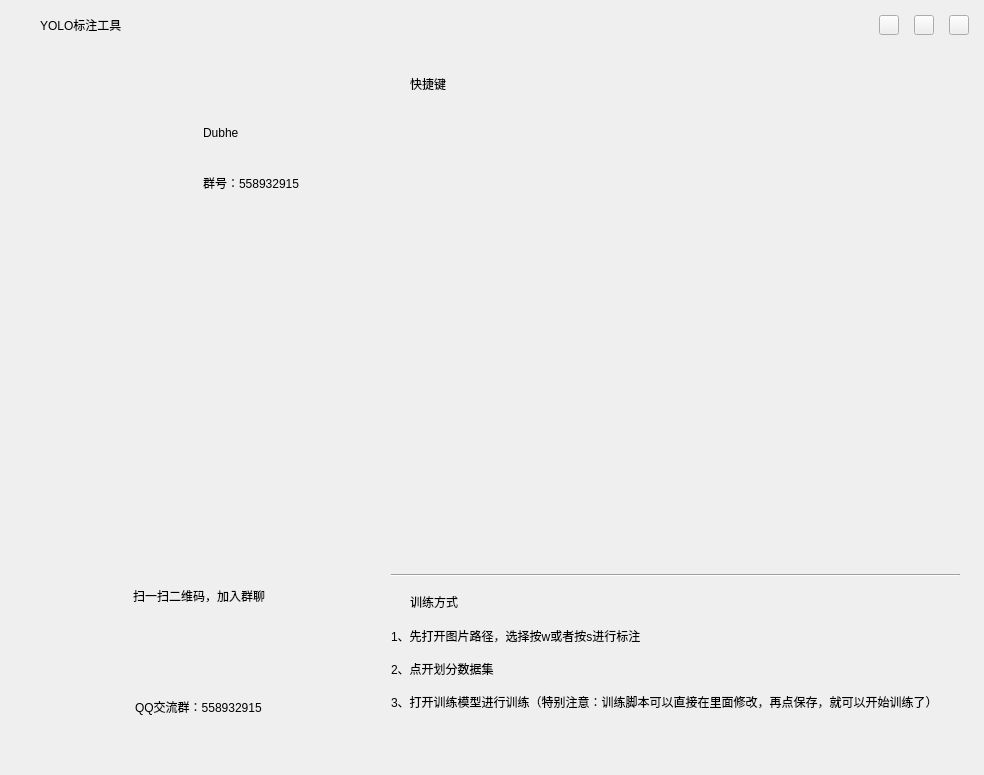
<?xml version="1.0" encoding="UTF-8"?>
<ui version="4.0">
 <class>helpUI</class>
 <widget class="QWidget" name="helpUI">
  <property name="geometry">
   <rect>
    <x>0</x>
    <y>0</y>
    <width>984</width>
    <height>775</height>
   </rect>
  </property>
  <property name="windowTitle">
   <string>帮助</string>
  </property>
  <layout class="QGridLayout" name="gridLayout_5">
   <property name="leftMargin">
    <number>0</number>
   </property>
   <property name="topMargin">
    <number>0</number>
   </property>
   <property name="rightMargin">
    <number>0</number>
   </property>
   <property name="bottomMargin">
    <number>0</number>
   </property>
   <property name="spacing">
    <number>0</number>
   </property>
   <item row="0" column="0">
    <widget class="QWidget" name="helpBackWdt" native="true">
     <layout class="QGridLayout" name="gridLayout_2">
      <property name="leftMargin">
       <number>0</number>
      </property>
      <property name="topMargin">
       <number>0</number>
      </property>
      <property name="rightMargin">
       <number>0</number>
      </property>
      <property name="bottomMargin">
       <number>0</number>
      </property>
      <property name="spacing">
       <number>0</number>
      </property>
      <item row="0" column="0">
       <layout class="QVBoxLayout" name="verticalLayout" stretch="0,1">
        <item>
         <widget class="QWidget" name="helpTopWdt" native="true">
          <property name="minimumSize">
           <size>
            <width>0</width>
            <height>50</height>
           </size>
          </property>
          <property name="maximumSize">
           <size>
            <width>16777215</width>
            <height>50</height>
           </size>
          </property>
          <layout class="QGridLayout" name="gridLayout">
           <property name="leftMargin">
            <number>0</number>
           </property>
           <property name="topMargin">
            <number>0</number>
           </property>
           <property name="rightMargin">
            <number>0</number>
           </property>
           <property name="bottomMargin">
            <number>0</number>
           </property>
           <property name="spacing">
            <number>0</number>
           </property>
           <item row="0" column="0">
            <layout class="QHBoxLayout" name="horizontalLayout_2">
             <item>
              <widget class="QLabel" name="logo1Lr">
               <property name="minimumSize">
                <size>
                 <width>40</width>
                 <height>40</height>
                </size>
               </property>
               <property name="maximumSize">
                <size>
                 <width>40</width>
                 <height>40</height>
                </size>
               </property>
               <property name="text">
                <string/>
               </property>
              </widget>
             </item>
             <item>
              <widget class="QLabel" name="yolo1Lr">
               <property name="minimumSize">
                <size>
                 <width>200</width>
                 <height>31</height>
                </size>
               </property>
               <property name="maximumSize">
                <size>
                 <width>200</width>
                 <height>31</height>
                </size>
               </property>
               <property name="text">
                <string>YOLO标注工具</string>
               </property>
              </widget>
             </item>
             <item>
              <spacer name="horizontalSpacer">
               <property name="orientation">
                <enum>Qt::Horizontal</enum>
               </property>
               <property name="sizeHint" stdset="0">
                <size>
                 <width>40</width>
                 <height>20</height>
                </size>
               </property>
              </spacer>
             </item>
             <item>
              <layout class="QHBoxLayout" name="horizontalLayout">
               <property name="spacing">
                <number>15</number>
               </property>
               <property name="rightMargin">
                <number>15</number>
               </property>
               <item>
                <widget class="QPushButton" name="minBtn">
                 <property name="minimumSize">
                  <size>
                   <width>20</width>
                   <height>20</height>
                  </size>
                 </property>
                 <property name="maximumSize">
                  <size>
                   <width>20</width>
                   <height>20</height>
                  </size>
                 </property>
                 <property name="text">
                  <string/>
                 </property>
                </widget>
               </item>
               <item>
                <widget class="QPushButton" name="maxBtn">
                 <property name="minimumSize">
                  <size>
                   <width>20</width>
                   <height>20</height>
                  </size>
                 </property>
                 <property name="maximumSize">
                  <size>
                   <width>20</width>
                   <height>20</height>
                  </size>
                 </property>
                 <property name="text">
                  <string/>
                 </property>
                </widget>
               </item>
               <item>
                <widget class="QPushButton" name="closeBtn">
                 <property name="minimumSize">
                  <size>
                   <width>20</width>
                   <height>20</height>
                  </size>
                 </property>
                 <property name="maximumSize">
                  <size>
                   <width>20</width>
                   <height>20</height>
                  </size>
                 </property>
                 <property name="text">
                  <string/>
                 </property>
                </widget>
               </item>
              </layout>
             </item>
            </layout>
           </item>
          </layout>
         </widget>
        </item>
        <item>
         <layout class="QHBoxLayout" name="horizontalLayout_3" stretch="3,7">
          <property name="leftMargin">
           <number>15</number>
          </property>
          <property name="topMargin">
           <number>15</number>
          </property>
          <property name="rightMargin">
           <number>15</number>
          </property>
          <property name="bottomMargin">
           <number>15</number>
          </property>
          <item>
           <widget class="QWidget" name="helpLeftWdt" native="true">
            <layout class="QGridLayout" name="gridLayout_3">
             <item row="0" column="0">
              <layout class="QVBoxLayout" name="verticalLayout_5">
               <item>
                <spacer name="verticalSpacer_3">
                 <property name="orientation">
                  <enum>Qt::Vertical</enum>
                 </property>
                 <property name="sizeHint" stdset="0">
                  <size>
                   <width>20</width>
                   <height>28</height>
                  </size>
                 </property>
                </spacer>
               </item>
               <item>
                <layout class="QHBoxLayout" name="horizontalLayout_8">
                 <item>
                  <spacer name="horizontalSpacer_8">
                   <property name="orientation">
                    <enum>Qt::Horizontal</enum>
                   </property>
                   <property name="sizeHint" stdset="0">
                    <size>
                     <width>40</width>
                     <height>20</height>
                    </size>
                   </property>
                  </spacer>
                 </item>
                 <item>
                  <layout class="QHBoxLayout" name="horizontalLayout_4">
                   <item>
                    <widget class="QLabel" name="logo3Lr">
                     <property name="minimumSize">
                      <size>
                       <width>100</width>
                       <height>100</height>
                      </size>
                     </property>
                     <property name="maximumSize">
                      <size>
                       <width>100</width>
                       <height>100</height>
                      </size>
                     </property>
                     <property name="text">
                      <string/>
                     </property>
                    </widget>
                   </item>
                   <item>
                    <layout class="QVBoxLayout" name="verticalLayout_2">
                     <property name="spacing">
                      <number>0</number>
                     </property>
                     <item>
                      <widget class="QLabel" name="helpNameLr">
                       <property name="text">
                        <string>Dubhe</string>
                       </property>
                      </widget>
                     </item>
                     <item>
                      <widget class="QLabel" name="qqLr">
                       <property name="text">
                        <string>群号：558932915</string>
                       </property>
                      </widget>
                     </item>
                    </layout>
                   </item>
                  </layout>
                 </item>
                 <item>
                  <spacer name="horizontalSpacer_9">
                   <property name="orientation">
                    <enum>Qt::Horizontal</enum>
                   </property>
                   <property name="sizeHint" stdset="0">
                    <size>
                     <width>40</width>
                     <height>20</height>
                    </size>
                   </property>
                  </spacer>
                 </item>
                </layout>
               </item>
               <item>
                <spacer name="verticalSpacer_2">
                 <property name="orientation">
                  <enum>Qt::Vertical</enum>
                 </property>
                 <property name="sizeHint" stdset="0">
                  <size>
                   <width>20</width>
                   <height>18</height>
                  </size>
                 </property>
                </spacer>
               </item>
               <item>
                <layout class="QHBoxLayout" name="horizontalLayout_13">
                 <item>
                  <spacer name="horizontalSpacer_12">
                   <property name="orientation">
                    <enum>Qt::Horizontal</enum>
                   </property>
                   <property name="sizeHint" stdset="0">
                    <size>
                     <width>13</width>
                     <height>20</height>
                    </size>
                   </property>
                  </spacer>
                 </item>
                 <item>
                  <layout class="QVBoxLayout" name="verticalLayout_3" stretch="1,0">
                   <item>
                    <widget class="QLabel" name="helpCodeLr">
                     <property name="minimumSize">
                      <size>
                       <width>349</width>
                       <height>332</height>
                      </size>
                     </property>
                     <property name="maximumSize">
                      <size>
                       <width>349</width>
                       <height>332</height>
                      </size>
                     </property>
                     <property name="text">
                      <string/>
                     </property>
                     <property name="alignment">
                      <set>Qt::AlignCenter</set>
                     </property>
                    </widget>
                   </item>
                   <item>
                    <layout class="QHBoxLayout" name="horizontalLayout_5">
                     <item>
                      <spacer name="horizontalSpacer_2">
                       <property name="orientation">
                        <enum>Qt::Horizontal</enum>
                       </property>
                       <property name="sizeHint" stdset="0">
                        <size>
                         <width>40</width>
                         <height>20</height>
                        </size>
                       </property>
                      </spacer>
                     </item>
                     <item>
                      <widget class="QLabel" name="qrcodeLr">
                       <property name="text">
                        <string>扫一扫二维码，加入群聊</string>
                       </property>
                      </widget>
                     </item>
                     <item>
                      <spacer name="horizontalSpacer_3">
                       <property name="orientation">
                        <enum>Qt::Horizontal</enum>
                       </property>
                       <property name="sizeHint" stdset="0">
                        <size>
                         <width>40</width>
                         <height>20</height>
                        </size>
                       </property>
                      </spacer>
                     </item>
                    </layout>
                   </item>
                  </layout>
                 </item>
                 <item>
                  <spacer name="horizontalSpacer_13">
                   <property name="orientation">
                    <enum>Qt::Horizontal</enum>
                   </property>
                   <property name="sizeHint" stdset="0">
                    <size>
                     <width>40</width>
                     <height>20</height>
                    </size>
                   </property>
                  </spacer>
                 </item>
                </layout>
               </item>
               <item>
                <spacer name="verticalSpacer_4">
                 <property name="orientation">
                  <enum>Qt::Vertical</enum>
                 </property>
                 <property name="sizeHint" stdset="0">
                  <size>
                   <width>20</width>
                   <height>17</height>
                  </size>
                 </property>
                </spacer>
               </item>
               <item>
                <layout class="QVBoxLayout" name="verticalLayout_4">
                 <item>
                  <layout class="QHBoxLayout" name="horizontalLayout_6">
                   <item>
                    <spacer name="horizontalSpacer_4">
                     <property name="orientation">
                      <enum>Qt::Horizontal</enum>
                     </property>
                     <property name="sizeHint" stdset="0">
                      <size>
                       <width>40</width>
                       <height>20</height>
                      </size>
                     </property>
                    </spacer>
                   </item>
                   <item>
                    <widget class="QLabel" name="qqLogoLr">
                     <property name="minimumSize">
                      <size>
                       <width>46</width>
                       <height>46</height>
                      </size>
                     </property>
                     <property name="maximumSize">
                      <size>
                       <width>46</width>
                       <height>46</height>
                      </size>
                     </property>
                     <property name="text">
                      <string/>
                     </property>
                    </widget>
                   </item>
                   <item>
                    <spacer name="horizontalSpacer_5">
                     <property name="orientation">
                      <enum>Qt::Horizontal</enum>
                     </property>
                     <property name="sizeHint" stdset="0">
                      <size>
                       <width>40</width>
                       <height>20</height>
                      </size>
                     </property>
                    </spacer>
                   </item>
                  </layout>
                 </item>
                 <item>
                  <layout class="QHBoxLayout" name="horizontalLayout_7">
                   <item>
                    <spacer name="horizontalSpacer_6">
                     <property name="orientation">
                      <enum>Qt::Horizontal</enum>
                     </property>
                     <property name="sizeHint" stdset="0">
                      <size>
                       <width>40</width>
                       <height>20</height>
                      </size>
                     </property>
                    </spacer>
                   </item>
                   <item>
                    <widget class="QLabel" name="qq1Lr">
                     <property name="text">
                      <string>QQ交流群：558932915</string>
                     </property>
                    </widget>
                   </item>
                   <item>
                    <spacer name="horizontalSpacer_7">
                     <property name="orientation">
                      <enum>Qt::Horizontal</enum>
                     </property>
                     <property name="sizeHint" stdset="0">
                      <size>
                       <width>40</width>
                       <height>20</height>
                      </size>
                     </property>
                    </spacer>
                   </item>
                  </layout>
                 </item>
                </layout>
               </item>
               <item>
                <spacer name="verticalSpacer">
                 <property name="orientation">
                  <enum>Qt::Vertical</enum>
                 </property>
                 <property name="sizeHint" stdset="0">
                  <size>
                   <width>20</width>
                   <height>17</height>
                  </size>
                 </property>
                </spacer>
               </item>
              </layout>
             </item>
            </layout>
           </widget>
          </item>
          <item>
           <widget class="QWidget" name="widget_3" native="true">
            <layout class="QGridLayout" name="gridLayout_4">
             <item row="0" column="0">
              <layout class="QVBoxLayout" name="verticalLayout_9">
               <property name="spacing">
                <number>15</number>
               </property>
               <property name="bottomMargin">
                <number>40</number>
               </property>
               <item>
                <layout class="QVBoxLayout" name="verticalLayout_7" stretch="0,1">
                 <item>
                  <layout class="QHBoxLayout" name="horizontalLayout_12">
                   <item>
                    <layout class="QHBoxLayout" name="horizontalLayout_9">
                     <item>
                      <widget class="QLabel" name="help1Lr">
                       <property name="minimumSize">
                        <size>
                         <width>4</width>
                         <height>20</height>
                        </size>
                       </property>
                       <property name="maximumSize">
                        <size>
                         <width>4</width>
                         <height>20</height>
                        </size>
                       </property>
                       <property name="text">
                        <string/>
                       </property>
                      </widget>
                     </item>
                     <item>
                      <widget class="QLabel" name="helpKeyLr">
                       <property name="text">
                        <string>快捷键</string>
                       </property>
                      </widget>
                     </item>
                    </layout>
                   </item>
                   <item>
                    <spacer name="horizontalSpacer_10">
                     <property name="orientation">
                      <enum>Qt::Horizontal</enum>
                     </property>
                     <property name="sizeHint" stdset="0">
                      <size>
                       <width>40</width>
                       <height>20</height>
                      </size>
                     </property>
                    </spacer>
                   </item>
                  </layout>
                 </item>
                 <item>
                  <widget class="QLabel" name="helpOperaterLr">
                   <property name="text">
                    <string/>
                   </property>
                  </widget>
                 </item>
                </layout>
               </item>
               <item>
                <widget class="Line" name="line">
                 <property name="orientation">
                  <enum>Qt::Horizontal</enum>
                 </property>
                </widget>
               </item>
               <item>
                <layout class="QVBoxLayout" name="verticalLayout_8">
                 <item>
                  <layout class="QHBoxLayout" name="horizontalLayout_11">
                   <item>
                    <layout class="QHBoxLayout" name="horizontalLayout_10">
                     <item>
                      <widget class="QLabel" name="help2Lr">
                       <property name="minimumSize">
                        <size>
                         <width>4</width>
                         <height>20</height>
                        </size>
                       </property>
                       <property name="maximumSize">
                        <size>
                         <width>4</width>
                         <height>20</height>
                        </size>
                       </property>
                       <property name="text">
                        <string/>
                       </property>
                      </widget>
                     </item>
                     <item>
                      <widget class="QLabel" name="helpTrainLr">
                       <property name="text">
                        <string>训练方式</string>
                       </property>
                      </widget>
                     </item>
                    </layout>
                   </item>
                   <item>
                    <spacer name="horizontalSpacer_11">
                     <property name="orientation">
                      <enum>Qt::Horizontal</enum>
                     </property>
                     <property name="sizeHint" stdset="0">
                      <size>
                       <width>40</width>
                       <height>20</height>
                      </size>
                     </property>
                    </spacer>
                   </item>
                  </layout>
                 </item>
                 <item>
                  <layout class="QVBoxLayout" name="verticalLayout_6">
                   <property name="spacing">
                    <number>15</number>
                   </property>
                   <item>
                    <widget class="QLabel" name="helpTLr1">
                     <property name="text">
                      <string>1、先打开图片路径，选择按w或者按s进行标注</string>
                     </property>
                     <property name="alignment">
                      <set>Qt::AlignLeading|Qt::AlignLeft|Qt::AlignVCenter</set>
                     </property>
                    </widget>
                   </item>
                   <item>
                    <widget class="QLabel" name="helpTLr2">
                     <property name="text">
                      <string>2、点开划分数据集</string>
                     </property>
                     <property name="alignment">
                      <set>Qt::AlignLeading|Qt::AlignLeft|Qt::AlignVCenter</set>
                     </property>
                    </widget>
                   </item>
                   <item>
                    <widget class="QLabel" name="helpTLr3">
                     <property name="text">
                      <string>3、打开训练模型进行训练（特别注意：训练脚本可以直接在里面修改，再点保存，就可以开始训练了）</string>
                     </property>
                     <property name="alignment">
                      <set>Qt::AlignLeading|Qt::AlignLeft|Qt::AlignVCenter</set>
                     </property>
                    </widget>
                   </item>
                  </layout>
                 </item>
                </layout>
               </item>
              </layout>
             </item>
            </layout>
           </widget>
          </item>
         </layout>
        </item>
       </layout>
      </item>
     </layout>
    </widget>
   </item>
  </layout>
 </widget>
 <resources/>
 <connections/>
</ui>
